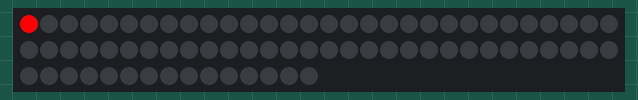
Bench run of a sketch on a simulated Arduino Uno, built with avr-gcc and run on an emulated ATmega328P. Parts: 75 RGB LEDs in strip order, left to right, continuing on the next row.

Above: at 0.15 s.
At 6.79 s:
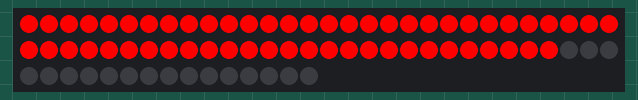
At 13.42 s:
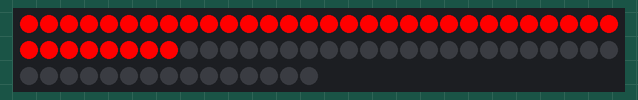
At 15.23 s:
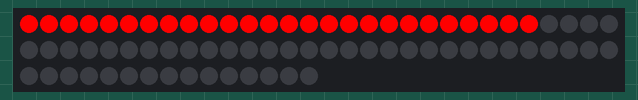
At 26.7 s:
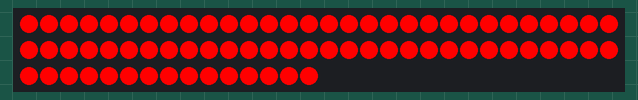
At 39.67 s:
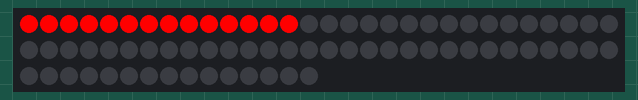

The sketch:

Leds_Rock.ino
```cpp
#include <Adafruit_NeoPixel.h>

int X=75;

Adafruit_NeoPixel strip = Adafruit_NeoPixel(X, 6, NEO_GRB + NEO_KHZ800);
uint32_t Red=strip.Color(255,   0,   0);
void colorWipe(uint32_t color, int speed=30) {
  for(int i=0; i<X; i++) {
    strip.setPixelColor(i, color);
    strip.show();
    delay(speed);
  }
}
void setup() {
strip.begin();
strip.show();
}
void loop() {
  colorWipe(Red, 10);
  strip.clear();
}
```
